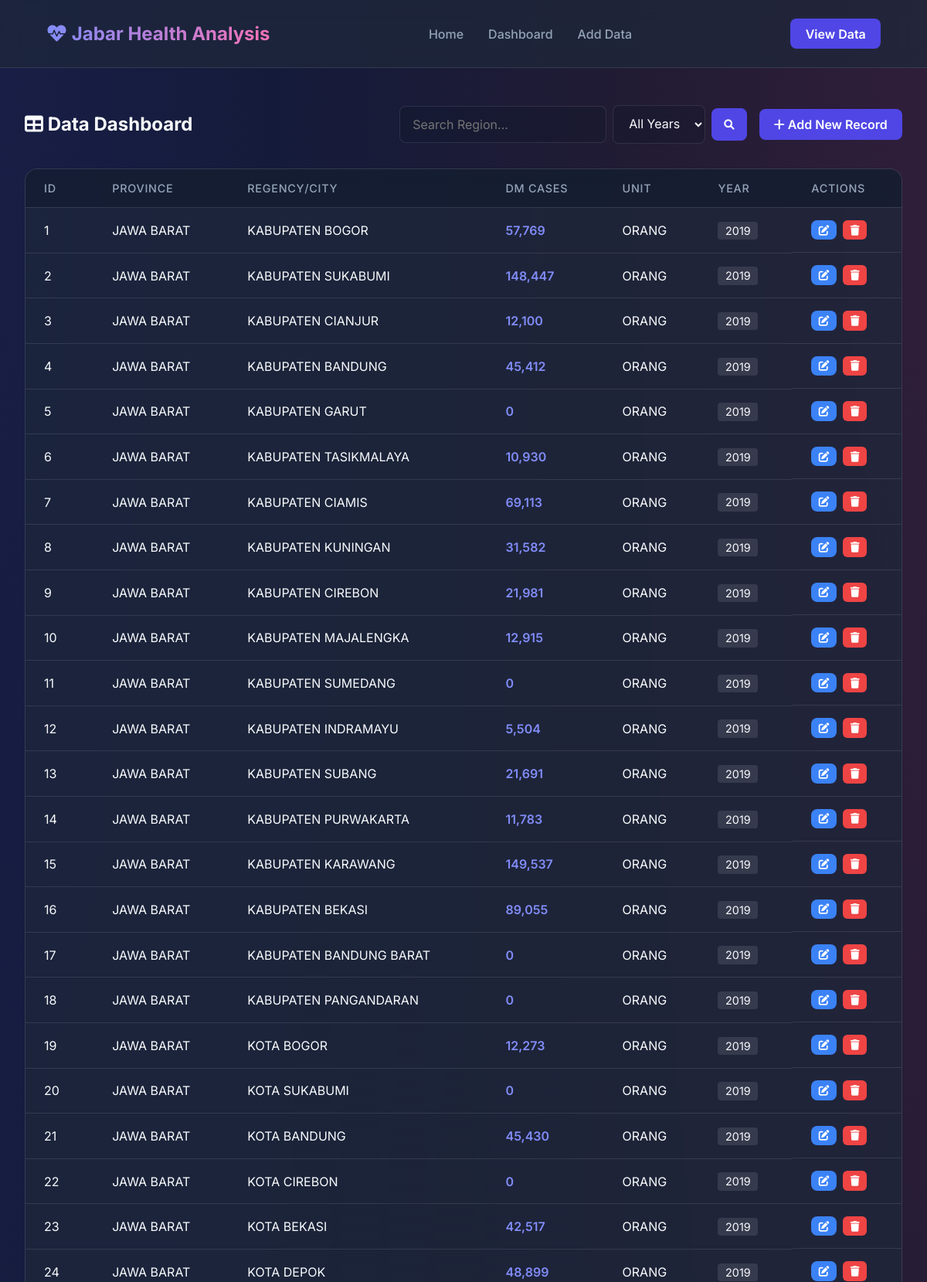
/dashboard (upper part), run on the app's committed database.
### app.py (models this page shows, shortened)
class PenderitaDM(db.Model):
    id = db.Column(db.Integer, primary_key=True)
    kode_provinsi = db.Column(db.Integer, nullable=False)
    nama_provinsi = db.Column(db.String(100), nullable=False)
    kode_kabupaten_kota = db.Column(db.Integer, nullable=False)
    nama_kabupaten_kota = db.Column(db.String(100), nullable=False)
    jumlah_penderita_dm = db.Column(db.Integer, nullable=False)
    satuan = db.Column(db.String(50), nullable=False)
    tahun = db.Column(db.Integer, nullable=False)

### app.py (the view)
@app.route('/dashboard')
def dashboard():
    search_query = request.args.get('q', '')
    year_filter = request.args.get('year', '')
    query = PenderitaDM.query
    if search_query:
        query = query.filter(PenderitaDM.nama_kabupaten_kota.ilike(f'%{search_query}%'))
    if year_filter:
        query = query.filter(PenderitaDM.tahun == year_filter)
    data = query.all()
    available_years = db.session.query(PenderitaDM.tahun).distinct().order_by(PenderitaDM.tahun.desc()).all()
    available_years = [r[0] for r in available_years]
    return render_template('list.html', data=data, current_search=search_query, current_year=year_filter, years=available_years)

### templates/list.html (shortened to what this page needs)
{% extends 'base.html' %}
{% block content %}
<div class="page-header" style="flex-wrap: wrap; gap: 1rem;">
    <h2><i class="fas fa-table"></i> Data Dashboard</h2>
    <form action="{{ url_for('dashboard') }}" method="GET"
        style="display: flex; gap: 0.5rem; flex-grow: 1; justify-content: flex-end; align-items: center;">
        <input type="text" name="q" placeholder="Search Region..." value="{{ current_search }}" class="form-control"
            style="width: auto; margin-bottom: 0;">
        <select name="year" class="form-control" style="width: auto; margin-bottom: 0;">
            <option value="">All Years</option>
        </select>
        <button type="submit" class="btn-primary" style="padding: 0.8rem 1rem;">
            <i class="fas fa-search"></i>
        </button>
    </form>
    <a href="{{ url_for('create') }}" class="btn-primary">
        <i class="fas fa-plus"></i> Add New Record
    </a>
</div>
<div class="table-container">
    <table>
        <thead>
            <tr>
                <th>ID</th>
                <th>Province</th>
                <th>Regency/City</th>
                <th>DM Cases</th>
                <th>Unit</th>
                <th>Year</th>
                <th>Actions</th>
            </tr>
        </thead>
        <tbody>
            {% for item in data %}
            <tr>
                <td>{{ item.id }}</td>
                <td>{{ item.nama_provinsi }}</td>
                <td>{{ item.nama_kabupaten_kota }}</td>
                <td style="font-weight: 600; color: #818cf8;">{{ "{:,}".format(item.jumlah_penderita_dm) }}</td>
                <td>{{ item.satuan }}</td>
                <td><span
                        style="background: rgba(255,255,255,0.1); padding: 0.2rem 0.6rem; border-radius: 4px; font-size: 0.9rem;">{{
                        item.tahun }}</span></td>
                <td class="actions">
                    <a href="{{ url_for('edit', id=item.id) }}" class="btn-primary btn-sm" style="background: #3b82f6;">
                        <i class="fas fa-edit"></i>
                    </a>
                    <form action="{{ url_for('delete', id=item.id) }}" method="POST"
                        onsubmit="return confirm('Are you sure you want to delete this record?');"
                        style="display:inline;">
                        <button type="submit" class="btn-danger btn-sm">
                            <i class="fas fa-trash"></i>
                        </button>
                    </form>
                </td>
            </tr>
            {% endfor %}
        </tbody>
    </table>
</div>
{% endblock %}

### templates/base.html (shortened to what this page needs)
<!DOCTYPE html>
<html lang="en">
<head>
    <link rel="stylesheet" href="{{ url_for('static', filename='css/style.css') }}">
    <link href="https://cdnjs.cloudflare.com/ajax/libs/font-awesome/6.0.0/css/all.min.css" rel="stylesheet">
</head>
<body>
    <nav class="navbar">
        <a href="{{ url_for('home') }}" class="logo">
            <i class="fas fa-heartbeat"></i> Jabar Health Analysis
        </a>
        <div class="nav-links">
            <a href="{{ url_for('home') }}">Home</a>
            <a href="{{ url_for('dashboard') }}">Dashboard</a>
            <a href="{{ url_for('create') }}">Add Data</a>
        </div>
        <a href="{{ url_for('dashboard') }}" class="btn-primary">View Data</a>
    </nav>
    <div class="container">
        {% block content %}{% endblock %}
    </div>
</body>
</html>

### static/css/style.css (style rules this page uses)
:root { --primary: #4f46e5; --primary-hover: #4338ca; --secondary: #ec4899; --bg-dark: #0f172a; --bg-card: rgba(30, 41, 59, 0.7); --text-light: #f8fafc; --text-dim: #94a3b8; --border: rgba(255, 255, 255, 0.1); --glass: blur(12px); --shadow: 0 4px 6px -1px rgba(0, 0, 0, 0.1), 0 2px 4px -1px rgba(0, 0, 0, 0.06); }
* { margin: 0; padding: 0; box-sizing: border_box; font-family: 'Inter', sans-serif; }
body { background-color: var(--bg-dark); color: var(--text-light); min-height: 100vh; background-image: radial-gradient(at 0% 0%, rgba(79, 70, 229, 0.15) 0px, transparent 50%), radial-gradient(at 100% 0%, rgba(236, 72, 153, 0.15) 0px, transparent 50%); background-attachment: fixed; }
.navbar { display: flex; justify-content: space-between; align-items: center; padding: 1.5rem 5%; border-bottom: 1px solid var(--border); background: var(--bg-card); backdrop-filter: var(--glass); position: sticky; top: 0; z-index: 100; }
.logo { font-size: 1.5rem; font-weight: 700; background: linear-gradient(to right, #818cf8, #f472b6); -webkit-background-clip: text; background-clip: text; color: transparent; text-decoration: none; }
.nav-links { display: flex; gap: 2rem; }
.nav-links a { color: var(--text-dim); text-decoration: none; font-weight: 500; transition: 0.3s; }
.btn-primary { background: var(--primary); color: white; padding: 0.6rem 1.2rem; border-radius: 8px; text-decoration: none; font-weight: 600; transition: 0.3s; border: none; cursor: pointer; display: inline-block; }
.btn-danger { background: #ef4444; color: white; padding: 0.4rem 0.8rem; border-radius: 6px; text-decoration: none; font-size: 0.9rem; border: none; cursor: pointer; transition: 0.3s; }
.container { max-width: 1200px; margin: 3rem auto; padding: 0 2rem; }
.table-container { background: var(--bg-card); border-radius: 16px; border: 1px solid var(--border); overflow: hidden; backdrop-filter: var(--glass); }
table { width: 100%; border-collapse: collapse; }
th, td { padding: 1rem 1.5rem; text-align: left; border-bottom: 1px solid var(--border); }
th { background: rgba(15, 23, 42, 0.5); color: var(--text-dim); font-weight: 500; font-size: 0.9rem; text-transform: uppercase; letter-spacing: 0.05em; }
.actions { display: flex; gap: 0.5rem; }
.btn-sm { padding: 0.3rem 0.6rem; font-size: 0.85rem; }
.form-control { width: 100%; padding: 0.8rem 1rem; background: rgba(15, 23, 42, 0.3); border: 1px solid var(--border); border-radius: 8px; color: var(--text-light); font-size: 1rem; outline: none; transition: 0.3s; }
.page-header { display: flex; justify-content: space-between; align-items: center; margin-bottom: 2rem; }

### data on the page
PenderitaDM: id "1", nama_provinsi "JAWA BARAT", nama_kabupaten_kota "KABUPATEN BOGOR", jumlah_penderita_dm "57,769", satuan "ORANG", tahun "2019"
PenderitaDM: id "2", nama_provinsi "JAWA BARAT", nama_kabupaten_kota "KABUPATEN SUKABUMI", jumlah_penderita_dm "148,447", satuan "ORANG", tahun "2019"
PenderitaDM: id "3", nama_provinsi "JAWA BARAT", nama_kabupaten_kota "KABUPATEN CIANJUR", jumlah_penderita_dm "12,100", satuan "ORANG", tahun "2019"
PenderitaDM: id "4", nama_provinsi "JAWA BARAT", nama_kabupaten_kota "KABUPATEN BANDUNG", jumlah_penderita_dm "45,412", satuan "ORANG", tahun "2019"
PenderitaDM: id "5", nama_provinsi "JAWA BARAT", nama_kabupaten_kota "KABUPATEN GARUT", jumlah_penderita_dm "0", satuan "ORANG", tahun "2019"
PenderitaDM: id "6", nama_provinsi "JAWA BARAT", nama_kabupaten_kota "KABUPATEN TASIKMALAYA", jumlah_penderita_dm "10,930", satuan "ORANG", tahun "2019"
PenderitaDM: id "7", nama_provinsi "JAWA BARAT", nama_kabupaten_kota "KABUPATEN CIAMIS", jumlah_penderita_dm "69,113", satuan "ORANG", tahun "2019"
PenderitaDM: id "8", nama_provinsi "JAWA BARAT", nama_kabupaten_kota "KABUPATEN KUNINGAN", jumlah_penderita_dm "31,582", satuan "ORANG", tahun "2019"
PenderitaDM: id "9", nama_provinsi "JAWA BARAT", nama_kabupaten_kota "KABUPATEN CIREBON", jumlah_penderita_dm "21,981", satuan "ORANG", tahun "2019"
PenderitaDM: id "10", nama_provinsi "JAWA BARAT", nama_kabupaten_kota "KABUPATEN MAJALENGKA", jumlah_penderita_dm "12,915", satuan "ORANG", tahun "2019"
PenderitaDM: id "11", nama_provinsi "JAWA BARAT", nama_kabupaten_kota "KABUPATEN SUMEDANG", jumlah_penderita_dm "0", satuan "ORANG", tahun "2019"
PenderitaDM: id "12", nama_provinsi "JAWA BARAT", nama_kabupaten_kota "KABUPATEN INDRAMAYU", jumlah_penderita_dm "5,504", satuan "ORANG", tahun "2019"
PenderitaDM: id "13", nama_provinsi "JAWA BARAT", nama_kabupaten_kota "KABUPATEN SUBANG", jumlah_penderita_dm "21,691", satuan "ORANG", tahun "2019"
PenderitaDM: id "14", nama_provinsi "JAWA BARAT", nama_kabupaten_kota "KABUPATEN PURWAKARTA", jumlah_penderita_dm "11,783", satuan "ORANG", tahun "2019"
PenderitaDM: id "15", nama_provinsi "JAWA BARAT", nama_kabupaten_kota "KABUPATEN KARAWANG", jumlah_penderita_dm "149,537", satuan "ORANG", tahun "2019"
PenderitaDM: id "16", nama_provinsi "JAWA BARAT", nama_kabupaten_kota "KABUPATEN BEKASI", jumlah_penderita_dm "89,055", satuan "ORANG", tahun "2019"
PenderitaDM: id "17", nama_provinsi "JAWA BARAT", nama_kabupaten_kota "KABUPATEN BANDUNG BARAT", jumlah_penderita_dm "0", satuan "ORANG", tahun "2019"
PenderitaDM: id "18", nama_provinsi "JAWA BARAT", nama_kabupaten_kota "KABUPATEN PANGANDARAN", jumlah_penderita_dm "0", satuan "ORANG", tahun "2019"
PenderitaDM: id "19", nama_provinsi "JAWA BARAT", nama_kabupaten_kota "KOTA BOGOR", jumlah_penderita_dm "12,273", satuan "ORANG", tahun "2019"
PenderitaDM: id "20", nama_provinsi "JAWA BARAT", nama_kabupaten_kota "KOTA SUKABUMI", jumlah_penderita_dm "0", satuan "ORANG", tahun "2019"
PenderitaDM: id "21", nama_provinsi "JAWA BARAT", nama_kabupaten_kota "KOTA BANDUNG", jumlah_penderita_dm "45,430", satuan "ORANG", tahun "2019"
PenderitaDM: id "22", nama_provinsi "JAWA BARAT", nama_kabupaten_kota "KOTA CIREBON", jumlah_penderita_dm "0", satuan "ORANG", tahun "2019"
PenderitaDM: id "23", nama_provinsi "JAWA BARAT", nama_kabupaten_kota "KOTA BEKASI", jumlah_penderita_dm "42,517", satuan "ORANG", tahun "2019"
PenderitaDM: id "24", nama_provinsi "JAWA BARAT", nama_kabupaten_kota "KOTA DEPOK", jumlah_penderita_dm "48,899", satuan "ORANG", tahun "2019"
